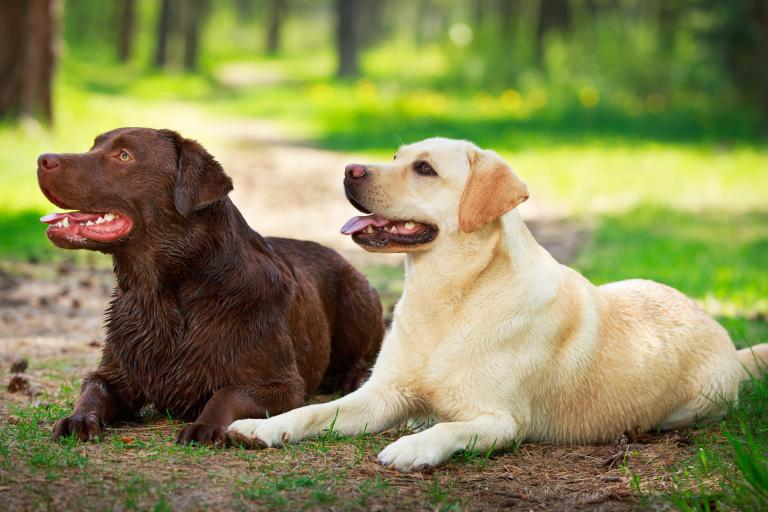
#> input picture pytorch_/Object_Detection/two_labs.jpg, 768 x 512 px
$ jupyter execute obj_detect_selective_search.ipynb   (shell and % lines are left out)
#> lines starting #> are read from the running program, lines starting #| are printed output that depends on the picture
[cell 1]
import os
import sys
import matplotlib.pyplot as plt

import cv2

[cell 2]
def selective_search(image_path):

    image = cv2.imread(image_path)

    ss = cv2.ximgproc.segmentation.createSelectiveSearchSegmentation()
    ss.setBaseImage(image)
    ss.switchToSelectiveSearchFast()

    rects = ss.process()

    return image, rects

def visualize_proposals(image, rects, num_proposals=10):

    output_image = image.copy()

    for i, rect in enumerate(rects):
        if i < num_proposals:
            x, y, w, h = rect
            cv2.rectangle(output_image, (x, y), (x+w, y+h), (0, 255, 0), 2)

    cv2.imshow('Output', output_image)
    cv2.waitKey(0)
    cv2.destroyAllWindows()

[cell 3]
# Load your image
image = cv2.imread('two_labs.jpg')
#> image is the input picture: shape (512, 768, 3); mean B, G, R 85.6, 135.8, 136.6

image_rgb = cv2.cvtColor(image, cv2.COLOR_BGR2RGB)

[cell 4]
plt.figure(figsize=(10, 10))
plt.imshow(image_rgb)
plt.show()

[cell 5]
# Create a selective search segmentation object
ss = cv2.ximgproc.segmentation.createSelectiveSearchSegmentation()
ss.setBaseImage(image)

# Switch to fast or quality mode
# ss.switchToSelectiveSearchFast()
ss.switchToSelectiveSearchQuality()

# Run selective search
rects = ss.process()

[cell 6]
rects

[cell 7]
output_image = image_rgb.copy()

# Iterate over the first numShowRects region proposals
for i, rect in enumerate(rects[:200]):
    x, y, w, h = rect
    cv2.rectangle(output_image, (x, y), (x+w, y+h), (0, 255, 255), 1, cv2.LINE_AA)
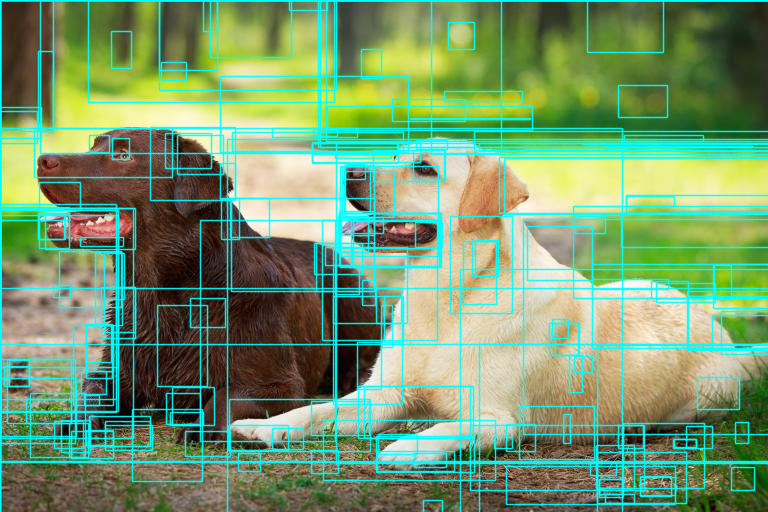
#> output_image: shape (512, 768, 3); mean R, G, B 117.1, 151.9, 109
